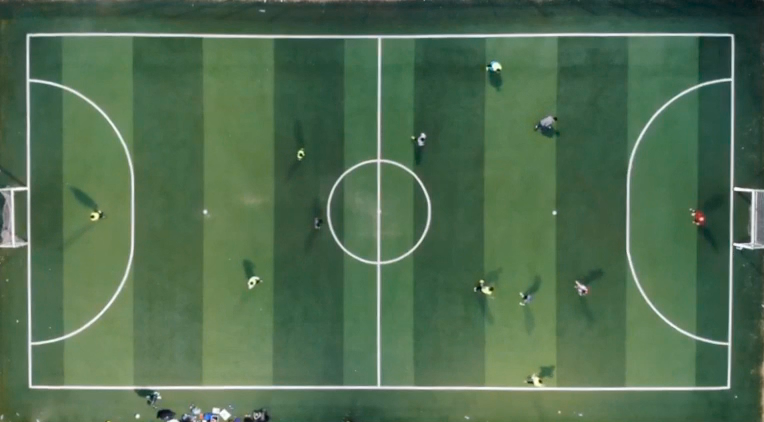
#> input picture frame 14 of All_Is_Well_program/test/highlight/Highlight.mov, 764 x 422 px, given in place of yellowBall_cut.mp4, which was not available
$ python yellowBall_test1.py
#> lines starting #> are read from the running program, lines starting #| are printed output that depends on the picture; after the words box and inside, x2 and y2 are one past the last pixel; in counts of white or black regions, pixels touching at a corner belong together; pictures that were not available may be replaced by others from this repository, and a replacement may not be noted
# 색깔과 공 크기 하드코딩 안 하도록

import cv2
import numpy as np
import imutils                          # image utils 이미지 관련된 유틸리티 - opencv와 관련된 라이브러리
import collections


videoPath = 'yellowBall_cut.mp4'   # 비디오를 읽어옴

# Create a video capture object to read videos
cap = cv2.VideoCapture(videoPath)  #비디오를 읽는 함수-길

frame_cnt =0
Point = collections.namedtuple('Point',['x','y'])
#lastPoint = Point(x=-1, y=-1)   # 과거의 좌표값을 저장할 튜플, -1로 초기화
#currentPoint = Point(x=-1, y=-1)   # 현재의 좌표값을 저장할 튜플, -1로 초기화
black = 100
white = 220
initial_radius = 0


while(1):

    _, frame = cap.read()
#> frame is the input picture: shape (422, 764, 3); mean B, G, R 80.5, 109.1, 80
    frame = imutils.resize(frame, width=1000) # 리사이징
#> frame: shape (552, 1000, 3)

    if(frame_cnt == 0) :
        height = frame.shape[0] # 세로
#> height = 552
        width = frame.shape[1] # 가로
#> width = 1000

    gray = cv2.cvtColor(frame, cv2.COLOR_BGR2GRAY)
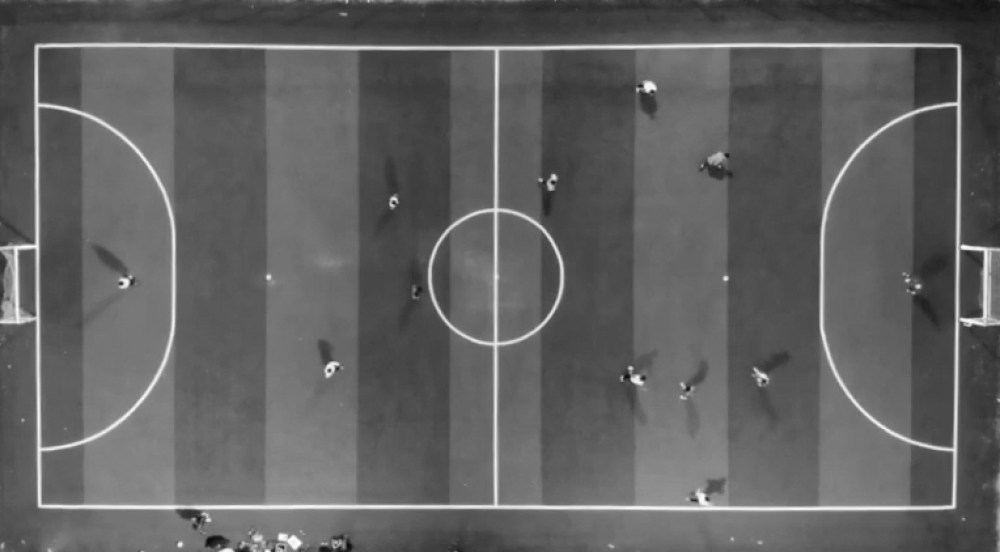
#> gray: shape (552, 1000); min 9, max 253, mean 97.1

    #print(frame.shape) # 가로 = 1000, 세로= 571


    if (frame_cnt == 0) : #첫 프레임일 경우

        if(cv2.HoughCircles(gray, cv2.HOUGH_GRADIENT, 1, 5, param1=200, param2=10, minRadius=1,maxRadius=10) is not None):
            circles = cv2.HoughCircles(gray, cv2.HOUGH_GRADIENT, 1, 5, param1=200, param2=10, minRadius=1,maxRadius=10) # 한 프레임에서 찾은 원들이 circles에 담겨짐
#> circles = 30 rows, first 8: [392.5, 203.5, 3.3], [185.5, 511.5, 7.1], [199.5, 520.5, 6], [210.5, 541.5, 5.5], [637.5, 379.5, 5.5], [341.5, 544.5, 4.6], [763.5, 381.5, 4.6], [294.5, 540.5, 6]


        for c in circles[0,:]:
            x = int(c[0])
            y = int(c[1])

            if(white > frame[y][x][0] > black) and (height*0.15 < y < height*0.85) and (width*0.07 < x < width*0.93):
                # 정수리 검은색 원과 축구장 바닥 흰색 원 배제(색기반), 경기장 밖 배제(가로 15%, 세로 5%)


                print('r = ',c[2], '       frame_cnt = ', frame_cnt, '          ',' x = ', x,'      y = ', y,'    ', (frame[y][x][0]))

                cv2.circle(frame, (c[0], c[1]), c[2], (0, 0, 255), 2)
                cv2.circle(gray, (c[0], c[1]), c[2], (0, 0, 255), 2)

                initial_radius = c[2]

            # 첫 번째 프레임에서 읽은 원들 중 가장 작은 값을 공으로 인식
            if initial_radius > c[2] :
                initial_radius = c[2]
#> this loop made 30 passes
#> (c, x, y, initial_radius) on passes 5, 6, 9, 10, 14, 19, 20, 22, 23, 24, 26, 27: ([637.5, 379.5, 5.5], 637, 379, 5.5), ([341.5, 544.5, 4.6], 341, 544, 4.6), ([335.5, 544.5, 4.2], 335, 544, 4.2), ([725.5, 277.5, 2.4], 725, 277, 2.4), ([193.5, 518.5, 2], 193, 518, 2), ([758.5, 378.5, 3.3], 758, 378, 3.3), ([179.5, 543.5, 2], 179, 543, 2), ([907.5, 290.5, 2], 907, 290, 2), ([710.5, 159.5, 3], 710, 159, 3), ([241.5, 544.5, 2.4], 241, 544, 2.4), ([249.5, 532.5, 2], 249, 532, 2), ([268.5, 276.5, 2], 268, 276, 2)
#> (c, x, y) on passes 1, 2, 3, 4, 7, 8: ([392.5, 203.5, 3.3], 392, 203), ([185.5, 511.5, 7.1], 185, 511), ([199.5, 520.5, 6], 199, 520), ([210.5, 541.5, 5.5], 210, 541), ([763.5, 381.5, 4.6], 763, 381), ([294.5, 540.5, 6], 294, 540)
#| r =  5.5        frame_cnt =  0             x =  637       y =  379      205
#| r =  2.4        frame_cnt =  0             x =  725       y =  277      208
#| r =  3.3        frame_cnt =  0             x =  758       y =  378      173
#| r =  2.0        frame_cnt =  0             x =  907       y =  290      112
#| r =  3.0        frame_cnt =  0             x =  710       y =  159      174
#| r =  2.0        frame_cnt =  0             x =  268       y =  276      219
#| r =  2.0        frame_cnt =  0             x =  917       y =  285      162
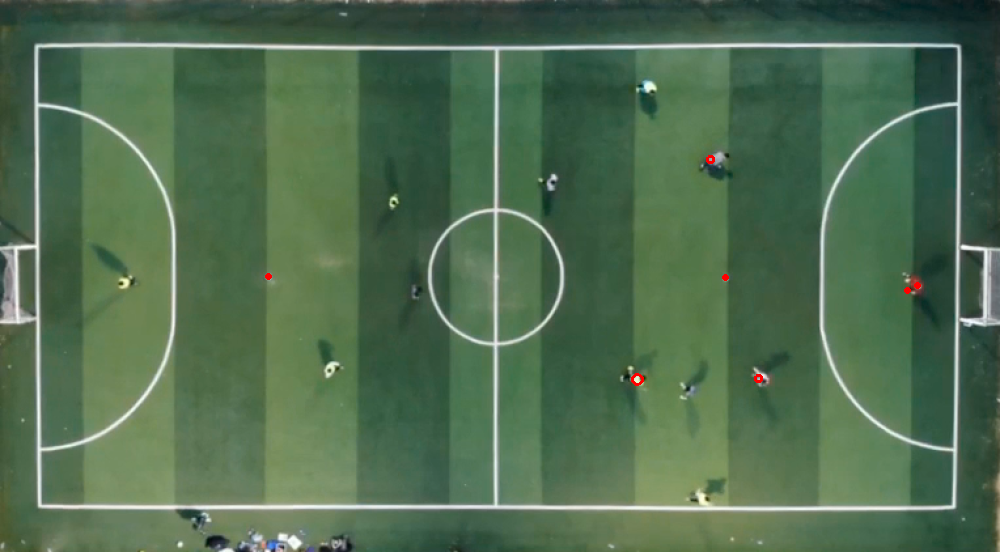
#> frame: shape (552, 1000, 3); mean B, G, R 80.3, 108.9, 80
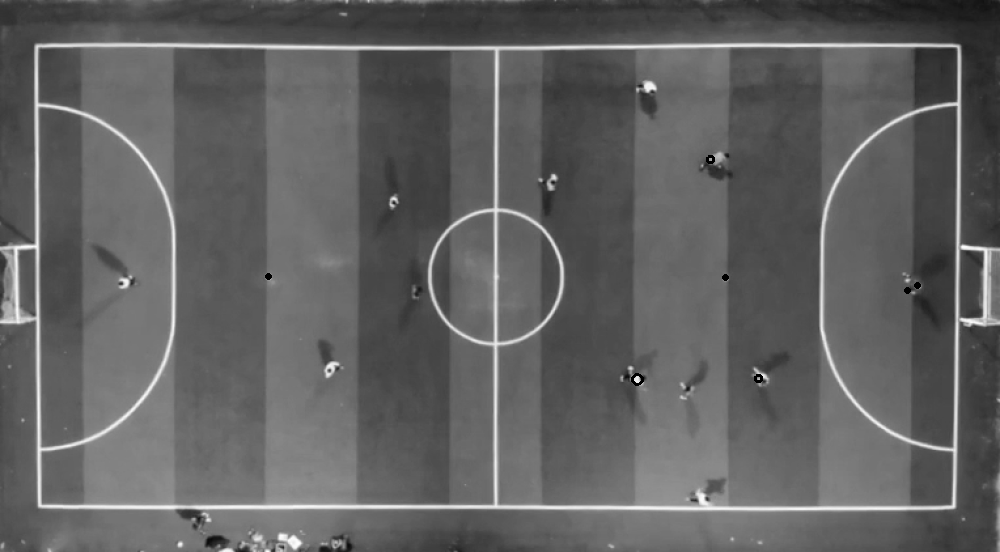
#> gray: shape (552, 1000); 0.06% of pixels changed, all inside (x1, y1, x2, y2) = (265, 155, 921, 386)


        print('initial_radius= ', initial_radius)
#| initial_radius=  1.6

    elif (frame_cnt > 0): # 두 번째 프레임부터

        if(cv2.HoughCircles(gray, cv2.HOUGH_GRADIENT, 1, 5, param1=200, param2=10, minRadius=(int)(initial_radius-1),maxRadius=(int)(initial_radius+1)) is not None):
            circles = cv2.HoughCircles(gray, cv2.HOUGH_GRADIENT, 1, 5, param1=200, param2=10, minRadius=(int)(initial_radius-1),maxRadius=(int)(initial_radius+1)) # 한 프레임에서 찾은 원들이 circles에 담겨짐

        #if(cv2.HoughCircles(gray, cv2.HOUGH_GRADIENT, 1, 5, param1=200, param2=10, minRadius=1,maxRadius=3) is not None):
        #    circles = cv2.HoughCircles(gray, cv2.HOUGH_GRADIENT, 1, 5, param1=200, param2=10, minRadius=1,maxRadius=3) # 한 프레임에서 찾은 원들이 circles에 담겨짐

        if(circles is not None):
            for c in circles[0,:]:
                x = int(c[0])
                y = int(c[1])
                #currentPoint = Point(x = int(c[0]), y = int(c[1]))

                # 공인식 부분(제약사항: 흰색이나 검은색 공만 아니면 됨)
                if(white > frame[y][x][0] > black) and (height*0.15 < y < height*0.85) and (width*0.05 < x < width*0.95):
                    # 정수리 검은색 원과 축구장 바닥 흰색 원 배제(색기반), 경기장 밖 배제(가로 15%, 세로 5%)


                    print('r = ',c[2], '       frame_cnt = ', frame_cnt, '          ',' x = ', x,'      y = ', y,'    ', (frame[y][x][0]))

                    cv2.circle(frame, (c[0], c[1]), c[2], (0, 0, 255), 2)
                    cv2.circle(gray, (c[0], c[1]), c[2], (0, 0, 255), 2)


    cv2.imshow('frame',frame)
    cv2.imshow('gray',gray)

    frame_cnt = frame_cnt+1

    k = cv2.waitKey(5) & 0xFF
#> (key Esc is pressed here)
    if k == 27:
        break

cv2.destroyAllWindows()

$ run again, starting later in the video
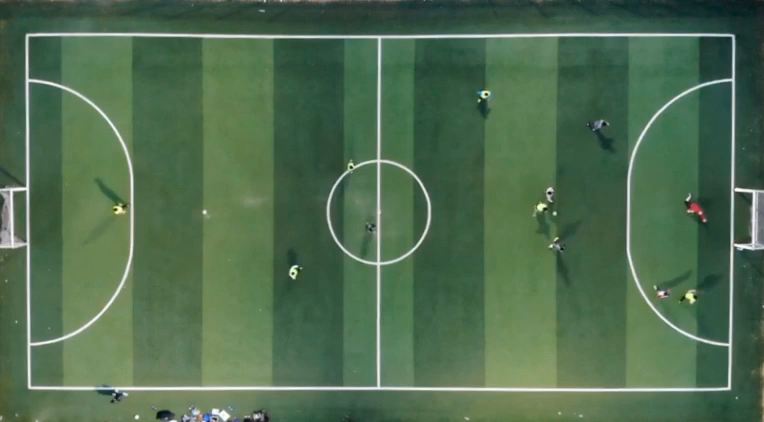
#> input picture frame 65 of All_Is_Well_program/test/highlight/Highlight.mov, 764 x 422 px, given in place of yellowBall_cut.mp4, which was not available
#> frame is the input picture: shape (422, 764, 3); mean B, G, R 80.3, 108.9, 80
#> circles = 25 rows, first 8: [382.5, 356.5, 5.5], [10.5, 253.5, 8.2], [719.5, 248.5, 4.2], [633.5, 123.5, 4.6], [901.5, 386.5, 4.6], [458.5, 215.5, 3.3], [725.5, 278.5, 2.4], [210.5, 543.5, 6.9]
#> the loop `for c in circles[0,:]:` made 25 passes
#> (c, x, y, initial_radius) on passes 1, 3, 4, 5, 6, 7, 11, 12: ([382.5, 356.5, 5.5], 382, 356, 5.5), ([719.5, 248.5, 4.2], 719, 248, 4.2), ([633.5, 123.5, 4.6], 633, 123, 4.6), ([901.5, 386.5, 4.6], 901, 386, 4.6), ([458.5, 215.5, 3.3], 458, 215, 3.3), ([725.5, 278.5, 2.4], 725, 278, 2.4), ([707.5, 270.5, 4], 707, 270, 4), ([267.5, 277.5, 2.4], 267, 277, 2.4)
#> (printed output is left out)
#> after the loop `for c in circles[0,:]:`:
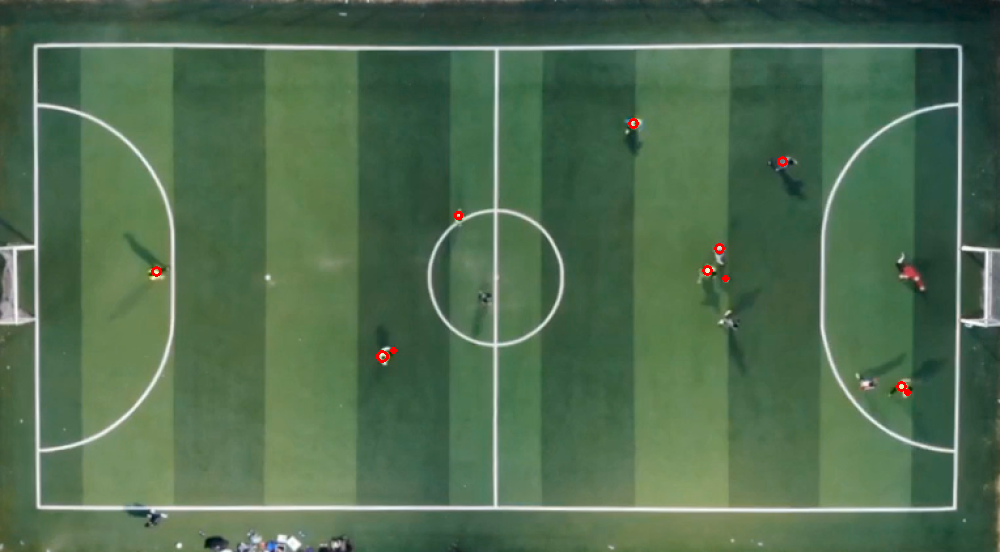
#> frame: shape (552, 1000, 3); mean B, G, R 80.1, 108.7, 80.1
#> after the loop `for c in circles[0,:]:`:
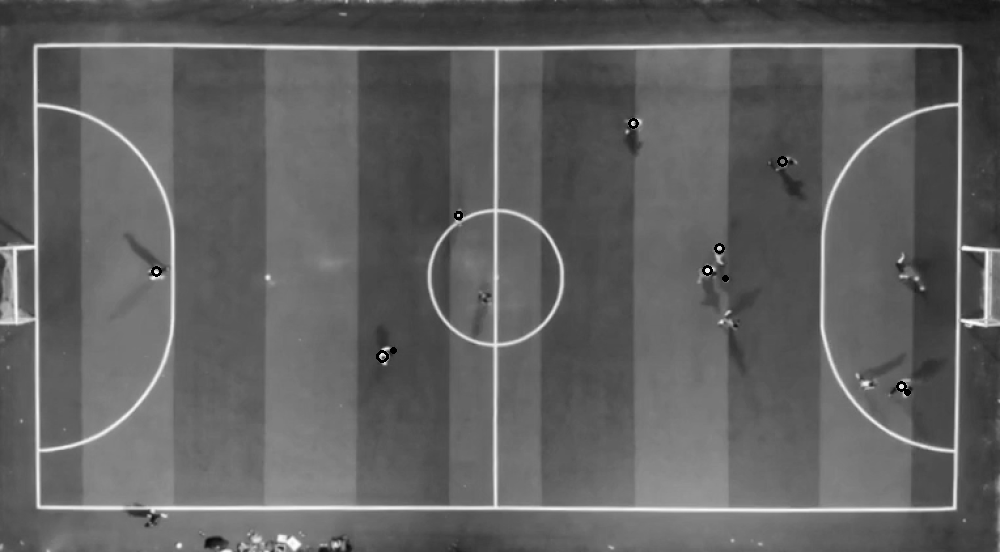
#> gray: shape (552, 1000); min 0, max 255, mean 96.8
#| initial_radius=  2.4

$ run again, starting later in the video
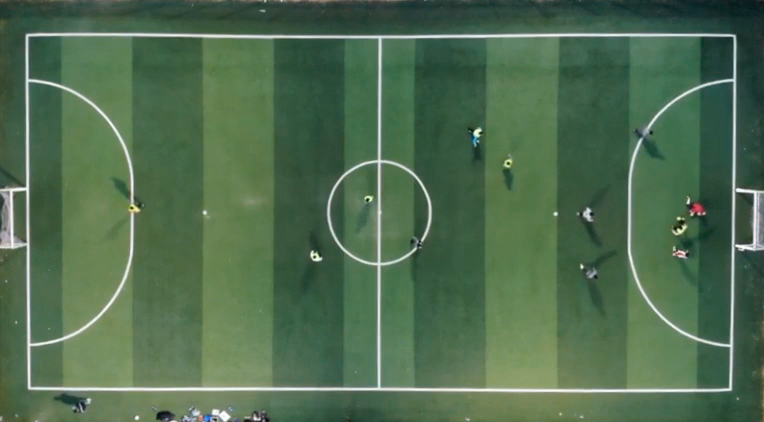
#> input picture frame 116 of All_Is_Well_program/test/highlight/Highlight.mov, 764 x 422 px, given in place of yellowBall_cut.mp4, which was not available
#> frame is the input picture: shape (422, 764, 3); mean B, G, R 80, 108.9, 79.8
#> circles = 23 rows, first 8: [623.5, 174.5, 4.6], [333.5, 542.5, 4.6], [664.5, 212.5, 4.6], [909.5, 274.5, 4.6], [283.5, 539.5, 4.6], [210.5, 545.5, 7.1], [770.5, 357.5, 3], [886.5, 297.5, 5.5]
#> the loop `for c in circles[0,:]:` made 23 passes
#> (c, x, y, initial_radius) on passes 1, 7, 12, 13, 14, 19, 20, 21: ([623.5, 174.5, 4.6], 623, 174, 4.6), ([770.5, 357.5, 3], 770, 357, 3), ([882.5, 324.5, 2.4], 882, 324, 2.4), ([771.5, 284.5, 4.6], 771, 284, 4.6), ([267.5, 277.5, 2.4], 267, 277, 2.4), ([338.5, 547.5, 2], 338, 547, 2), ([887.5, 285.5, 2], 887, 285, 2), ([920.5, 278.5, 2], 920, 278, 2)
#> (printed output is left out)
#> after the loop `for c in circles[0,:]:`:
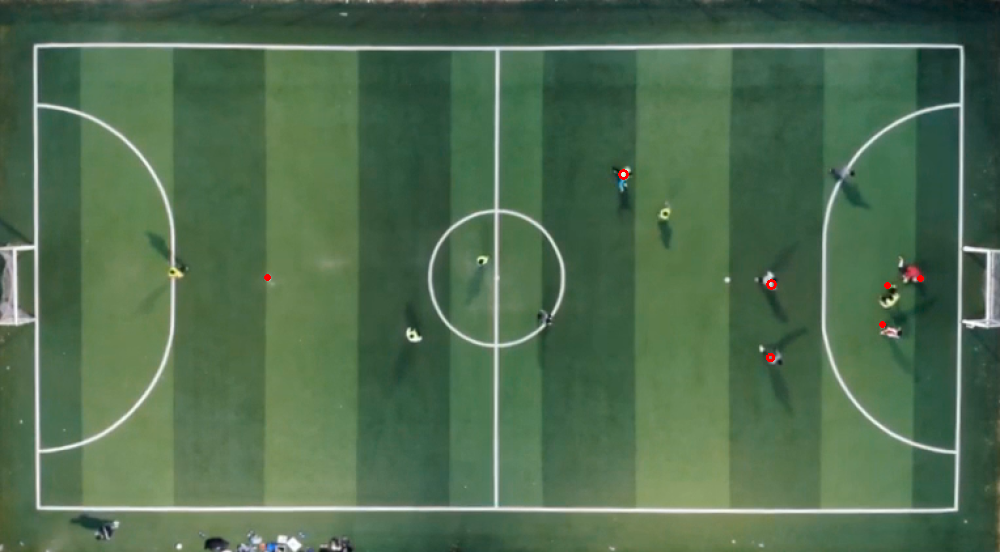
#> frame: shape (552, 1000, 3); mean B, G, R 79.9, 108.7, 79.8
#> after the loop `for c in circles[0,:]:`:
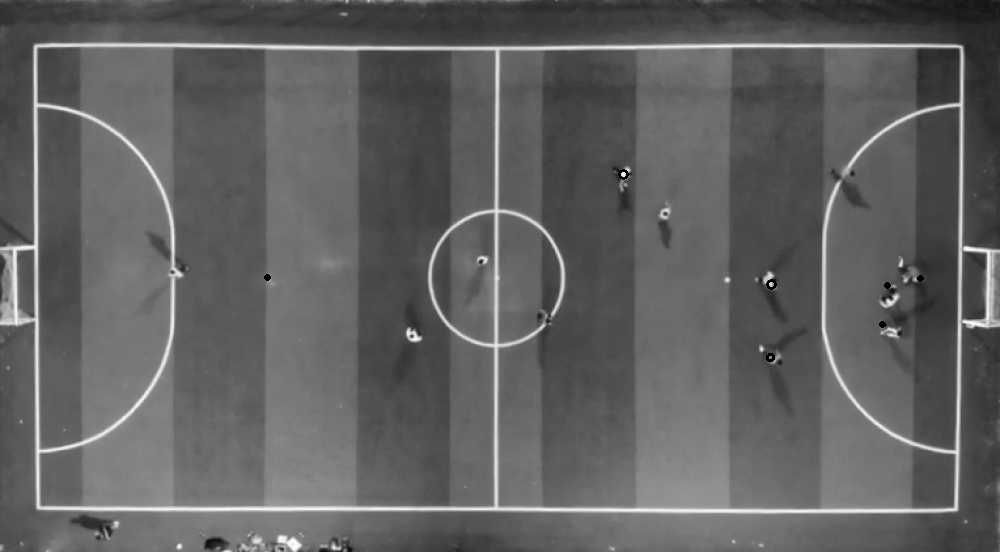
#> gray: shape (552, 1000); min 0, max 254, mean 96.7
#| initial_radius=  1.6
